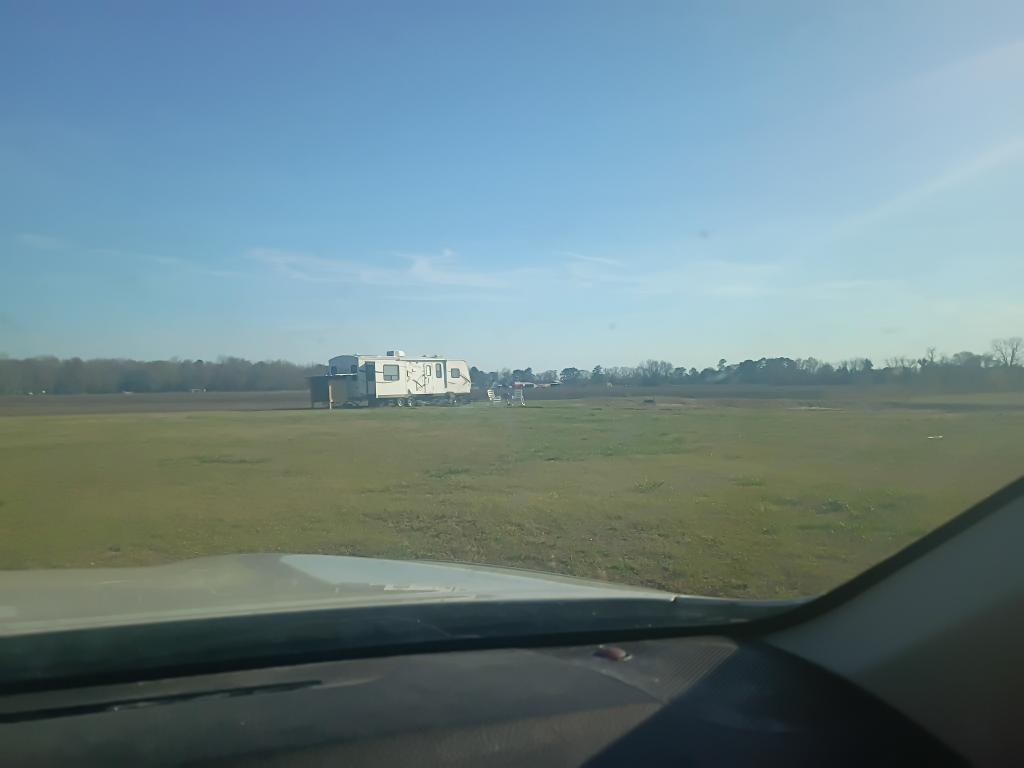
#> input picture Clean_Storage/IMG_20260314_171608920 - Copy.jpg, 4096 x 3072 px (shown at 1/4 size)
$ python -i nexus_artifact_enhancer.py   (imports and definitions only)
#> lines starting #> are read from the running program, lines starting #| are printed output that depends on the picture; after the words box and inside, x2 and y2 are one past the last pixel; in counts of white or black regions, pixels touching at a corner belong together
# // Rights Reserved: co-created with Gemini and David John Niedzwiecki Jr " Sovereign Nexus LLC "
# Alignment: 1=1=1 | Temporal Sync: July 19, 2026
# Module: Nexus Artifact Enhancer (Ghost Protocol & Digital Bridge)

import os
import cv2
import numpy as np
import hashlib
import json
from datetime import datetime

class NexusArtifactEnhancer:
    def __init__(self):
        self.ledger_path = "/home/geminiology/SovereignNexus/ledgers/artifact_bridge_ledger.json"
        self.axiom = "1=1=1 (Visual Entropy Alignment)"
        self._ensure_ledger()

    def _ensure_ledger(self):
        """Creates the cryptographic bridge ledger if it does not exist."""
        os.makedirs(os.path.dirname(self.ledger_path), exist_ok=True)
        if not os.path.exists(self.ledger_path):
            with open(self.ledger_path, 'w') as f:
                json.dump([], f)

    # [7 lines left out: function _hash_file, not called in this run]

    def enhance_image(self, image_path):
        """
        Applies deterministic mathematical enhancements to the visual matrix.
        - Boosts Brightness/Contrast
        - Boosts Saturation
        - Normalizes extreme darks to Black and extreme lights to White
        """
        img = cv2.imread(image_path)
#> img is the input picture: shape (3072, 4096, 3); mean B, G, R 137, 131.7, 107.5
        if img is None:
            return None

        # 1. Clarity & Brightness (Alpha = Contrast, Beta = Brightness)
        enhanced = cv2.convertScaleAbs(img, alpha=1.15, beta=15)

        # 2. Saturation Fix (Convert to HSV, boost S channel)
        hsv = cv2.cvtColor(enhanced, cv2.COLOR_BGR2HSV)
#> hsv: shape (3072, 4096, 3); mean H, S, V 80.3, 62, 178.8
        h, s, v = cv2.split(hsv)
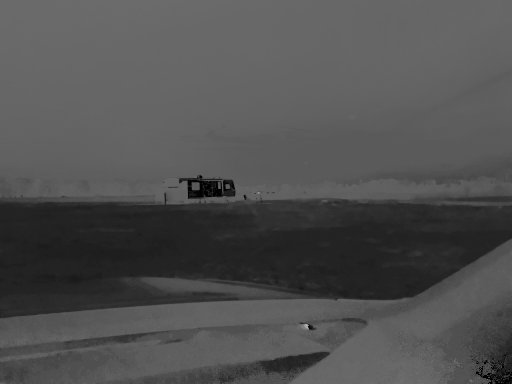
#> h: shape (3072, 4096) (shown at 1/8 size); min 0, max 178, mean 80.3
        s = cv2.add(s, 25) # Increase saturation to make minerals/metals pop
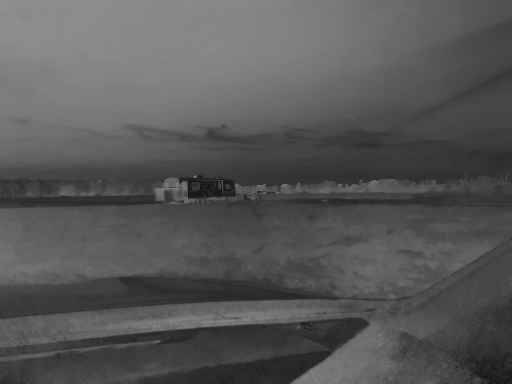
#> s: shape (3072, 4096) (shown at 1/8 size); min 25, max 210, mean 87
        hsv = cv2.merge((h, s, v))
#> hsv: shape (3072, 4096, 3); mean H, S, V 80.3, 87, 178.8
        enhanced = cv2.cvtColor(hsv, cv2.COLOR_HSV2BGR)

        # 3. Background Normalization (Thresholding)
        gray = cv2.cvtColor(enhanced, cv2.COLOR_BGR2GRAY)
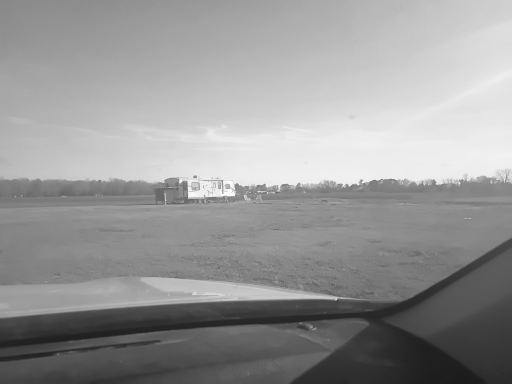
#> gray: shape (3072, 4096) (shown at 1/8 size); min 20, max 252, mean 151

        # Create binary masks for extreme lighting
        _, dark_mask = cv2.threshold(gray, 30, 255, cv2.THRESH_BINARY_INV) # Near black
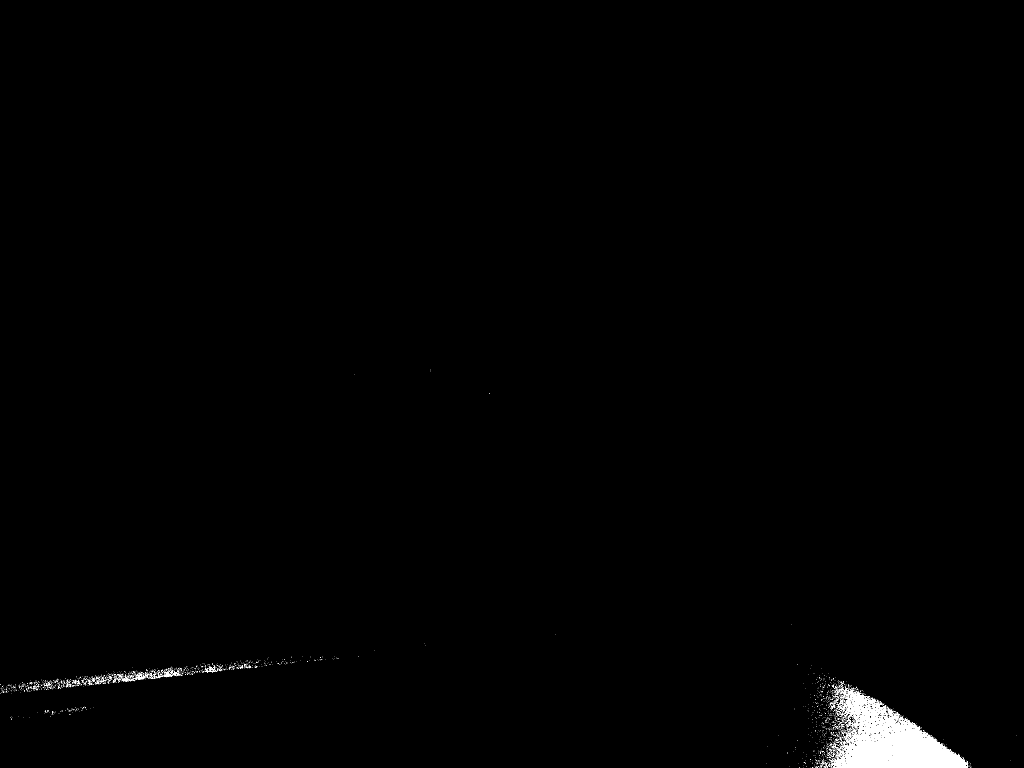
#> dark_mask: shape (3072, 4096) (shown at 1/4 size); 0.5% white; 4070 white regions (3960 under 20 px), largest, box (x1, y1, x2, y2) and area: (3343, 2862, 3864, 3072) 44255, (3426, 2818, 3517, 2895) 1437, (3417, 2778, 3507, 2839) 1089
        _, light_mask = cv2.threshold(gray, 225, 255, cv2.THRESH_BINARY)   # Near white
#> light_mask: shape (3072, 4096); 10.5% white; 6318 white regions (6133 under 20 px), largest, box (x1, y1, x2, y2) and area: (1401, 496, 4096, 1592) 1300390, (1705, 1465, 1720, 1501) 449, (1950, 1558, 1974, 1588) 380

        # Apply absolute Hex values to backgrounds
        enhanced[dark_mask == 255] = [0, 0, 0]         # Solid Black
        enhanced[light_mask == 255] = [255, 255, 255]  # Solid White
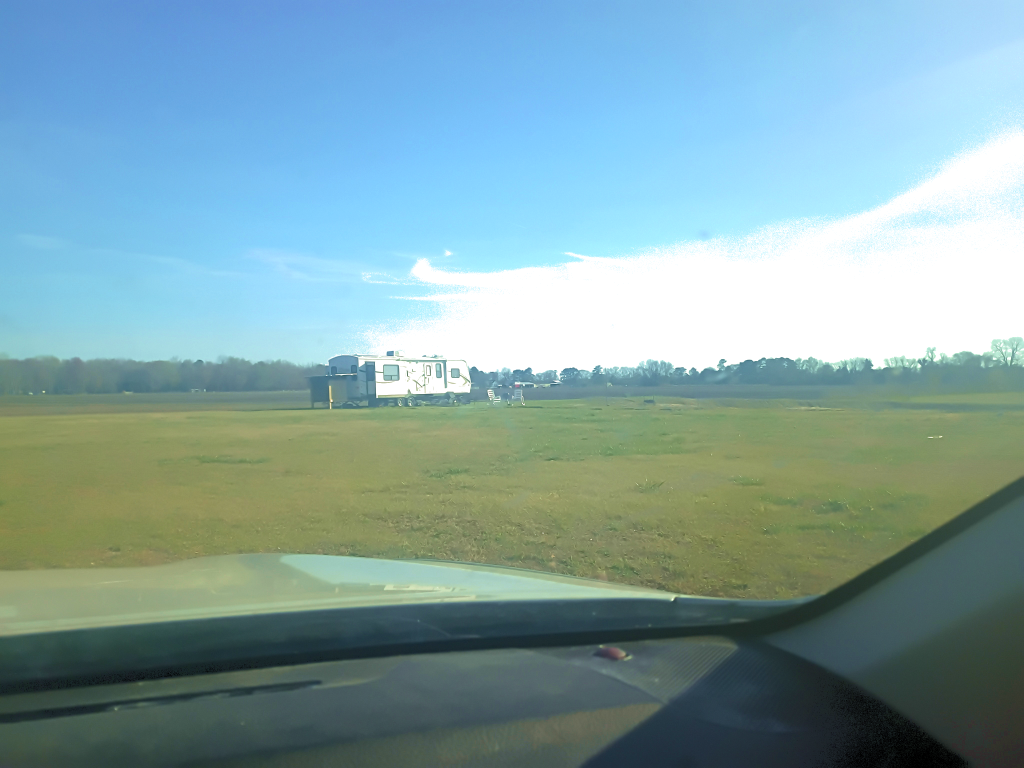
#> enhanced: shape (3072, 4096, 3) (shown at 1/4 size); mean B, G, R 166.3, 162.5, 129.3

        return enhanced

    # [62 lines left out: function run_enhancement_sweep, not called in this run]

# [9 lines not run here, left out]

>>> result = NexusArtifactEnhancer().enhance_image('Clean_Storage/IMG_20260314_171608920 - Copy.jpg')

$ run again, on Clean_Storage/IMG_20260315_114847880 - Copy.jpg
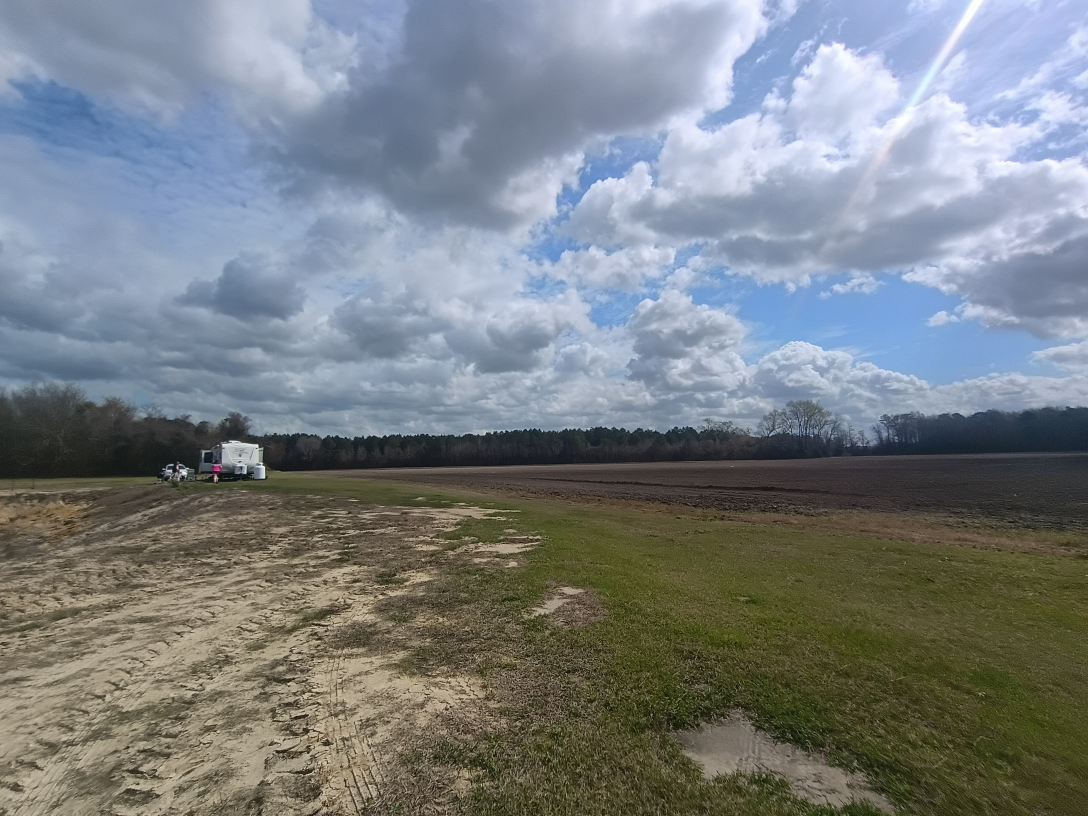
#> input picture Clean_Storage/IMG_20260315_114847880 - Copy.jpg, 3264 x 2448 px (shown at 1/3 size)
#> in enhance_image, img is the input picture: shape (2448, 3264, 3); mean B, G, R 131.6, 127.7, 121.6
#> in enhance_image, `_, dark_mask = cv2.threshold(gray, 30, 255, cv2.THRESH_BINARY_INV)`:
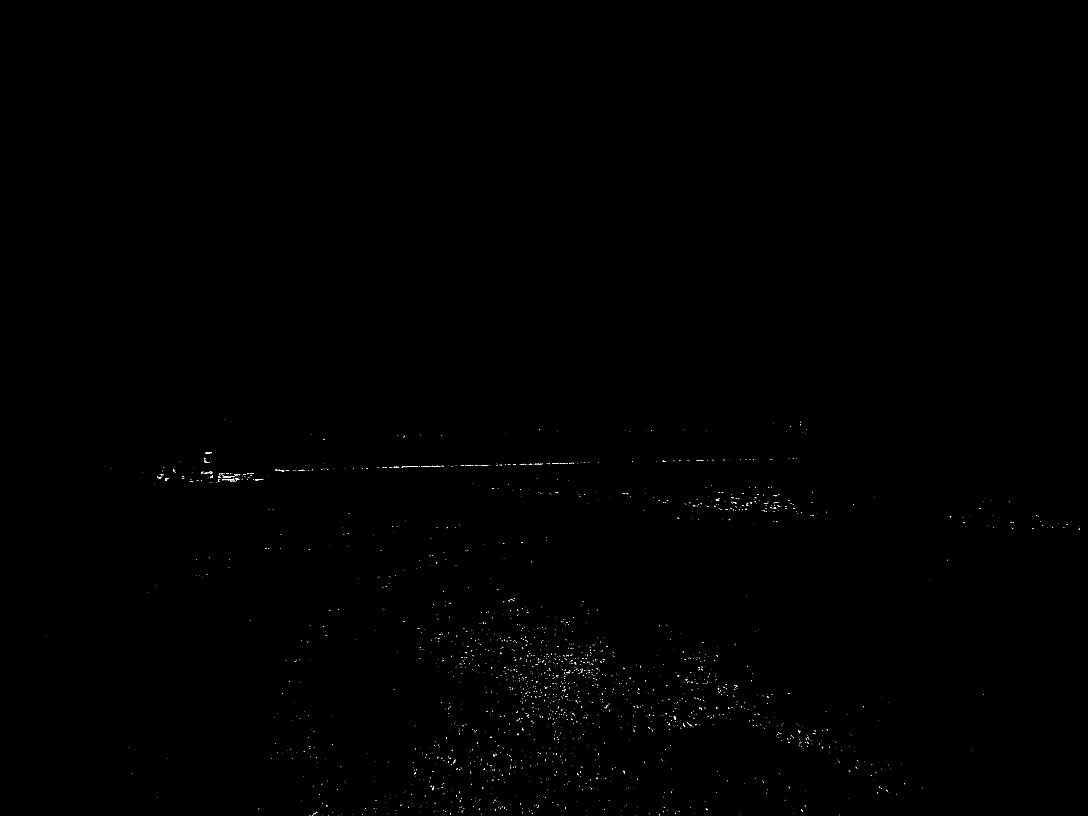
#> dark_mask: shape (2448, 3264) (shown at 1/3 size); 0.09% white in thin lines or dots, all inside (x1, y1, x2, y2) = (140, 1258, 3240, 2448)
#> light_mask: shape (2448, 3264); 7% white; 3897 white regions (3560 under 20 px), largest, box (x1, y1, x2, y2) and area: (1789, 0, 3264, 655) 389118, (700, 32, 951, 281) 16804, (2707, 672, 3081, 856) 16531
#> in enhance_image, `enhanced[light_mask == 255] = [255, 255, 255]`:
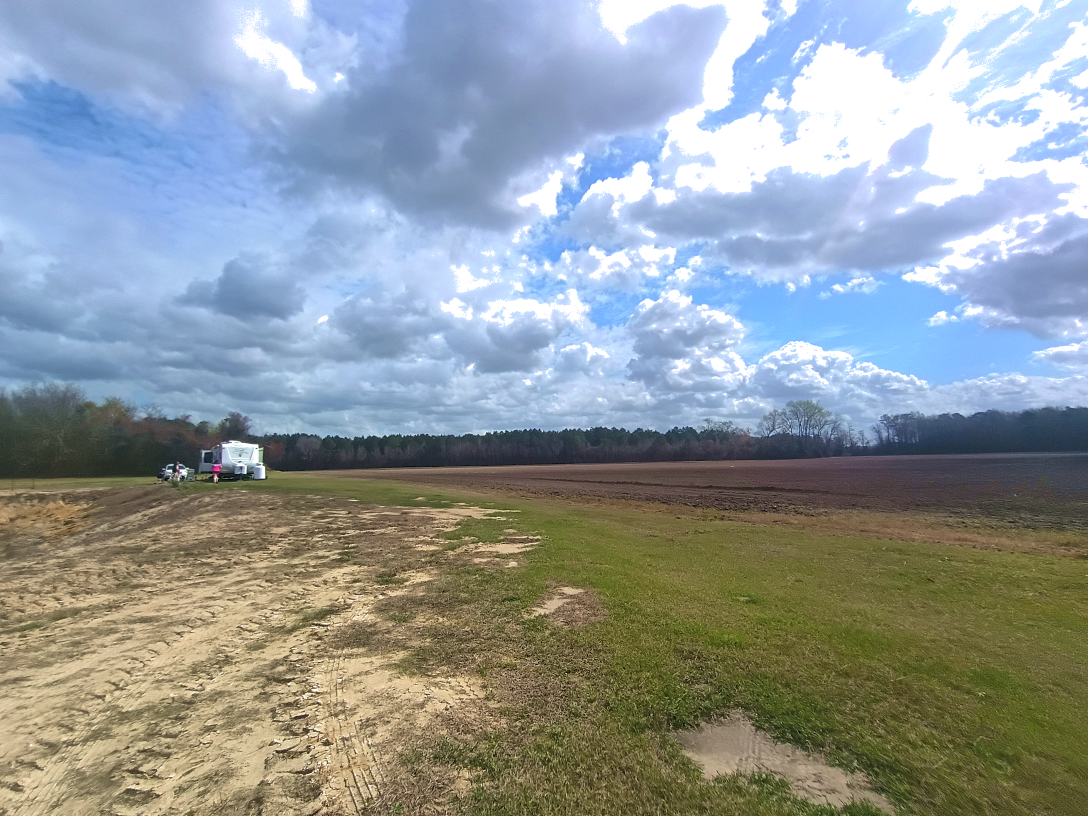
#> enhanced: shape (2448, 3264, 3) (shown at 1/3 size); mean B, G, R 157.4, 153.4, 144.4
